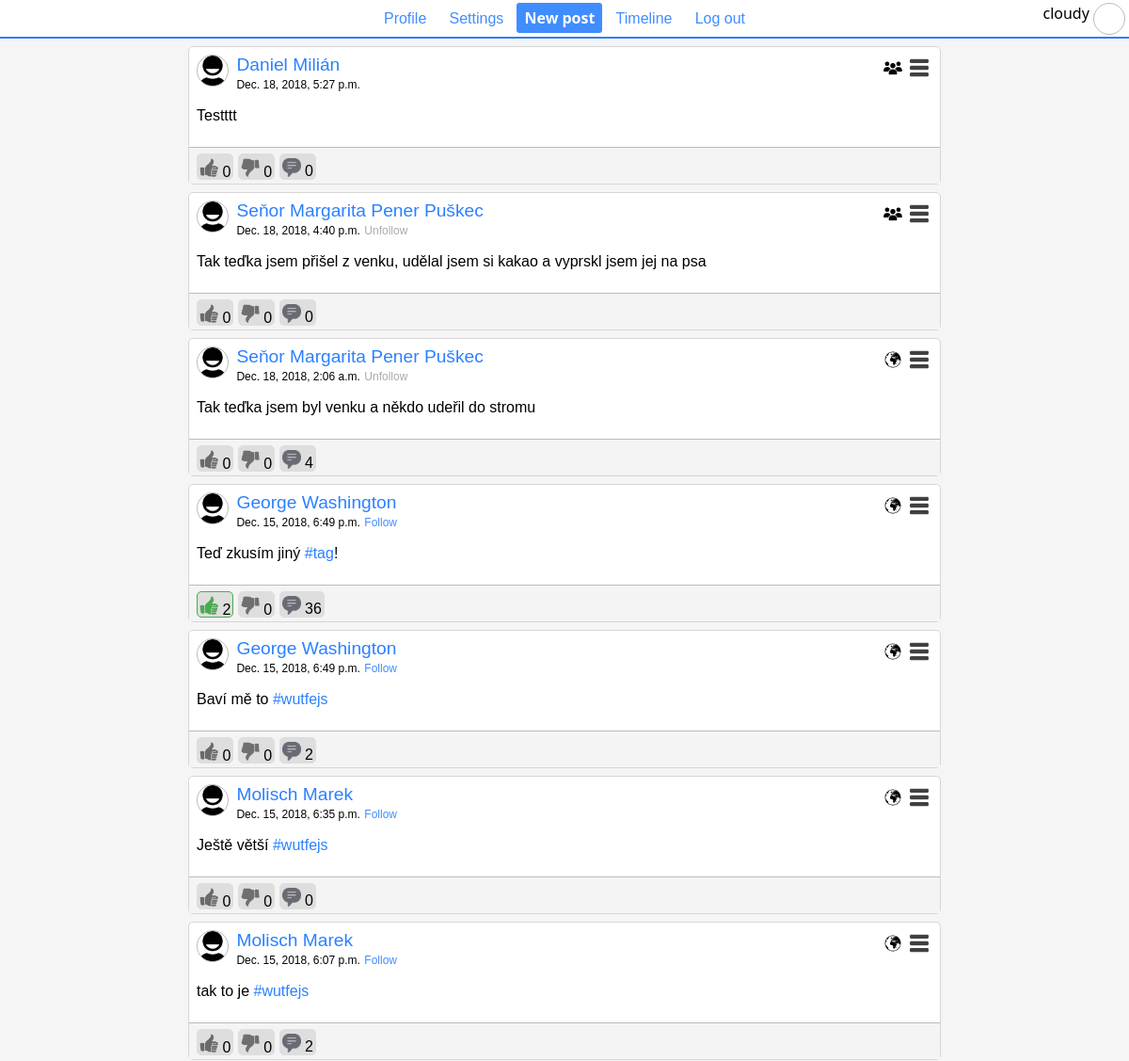
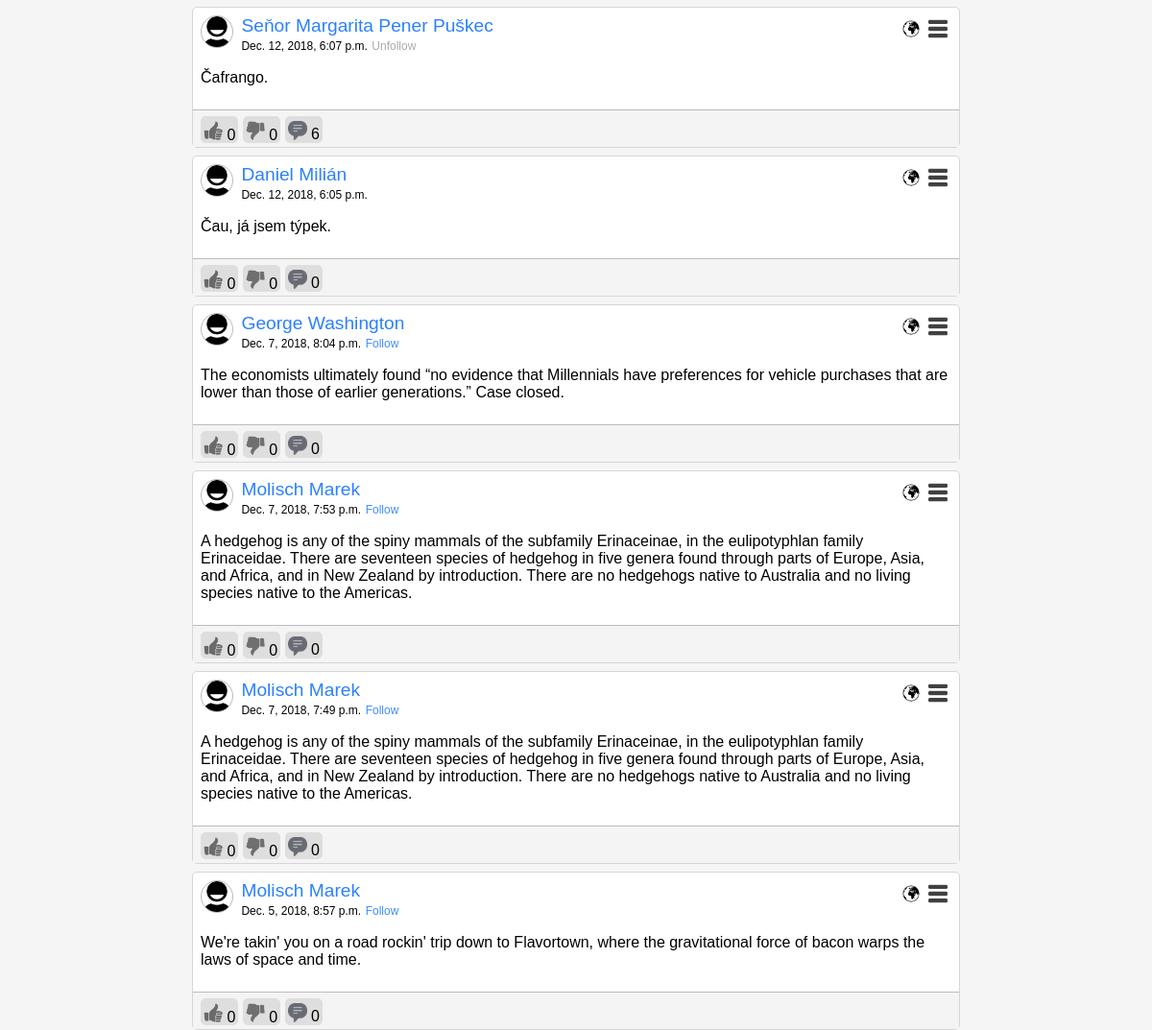
Before: / (signed in) with the older database file (2 pictures, top to bottom).
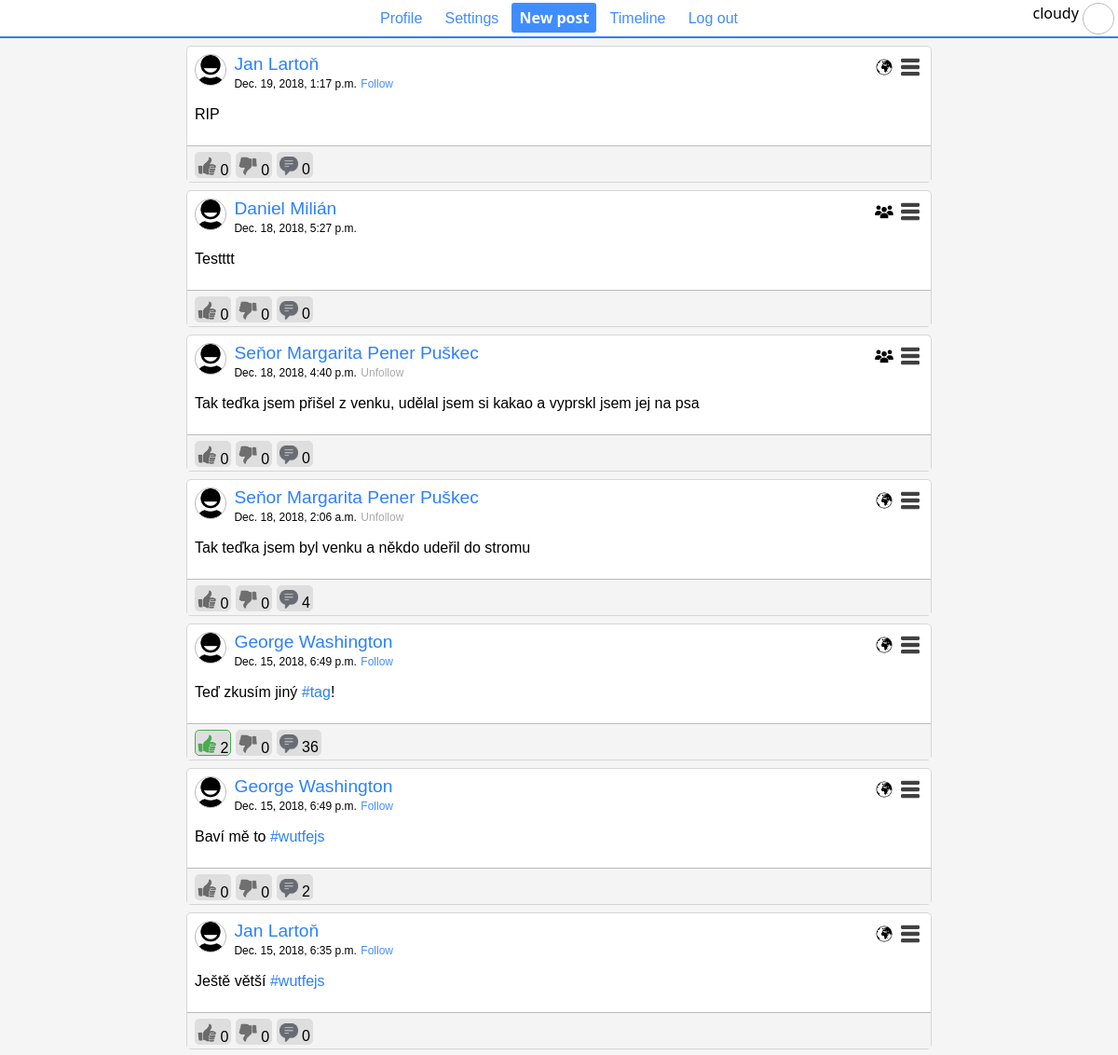
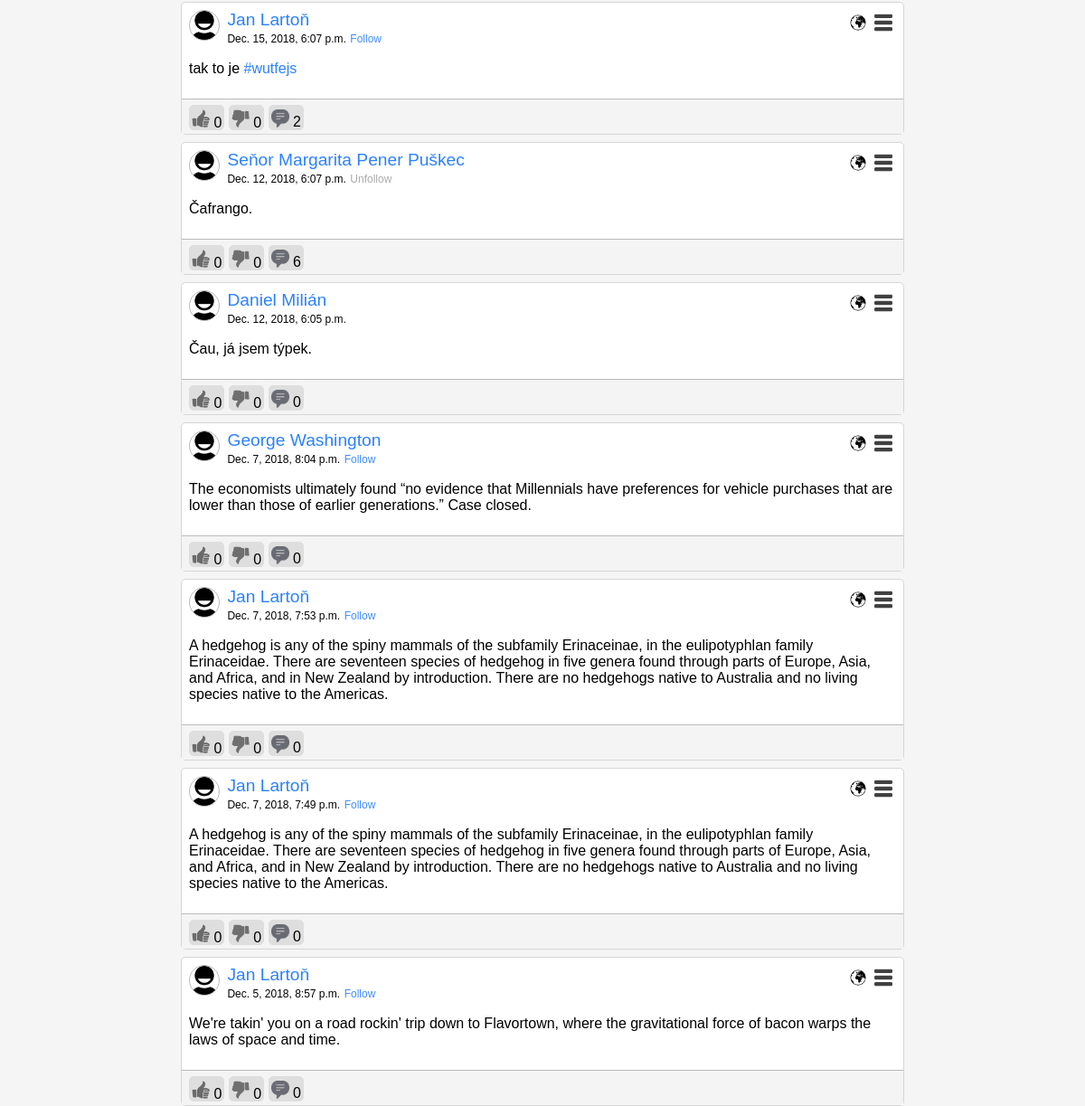
After: the same page with the newer database file (2 pictures, top to bottom).
### website/models.py (models this page shows, shortened)
class Post(models.Model):
    main_post = models.ForeignKey('Post', on_delete=models.CASCADE, null=True, blank=True, default=None)
    author = models.ForeignKey(Profile, on_delete=models.CASCADE)
    content = models.CharField(max_length=340)
    date = models.DateTimeField(auto_now=True)
    visibility = models.PositiveSmallIntegerField(
        default=Visibility.PUBLIC)  # 0: public, 1: friends, 2: myself; TODO: show posts only by visibility attribute.
    def get_thumbs_up(self):
        return len(Reaction.objects.all().filter(post=self, value=0))
    def get_thumbs_down(self):
        return len(Reaction.objects.all().filter(post=self, value=1))
    def get_thumb_value(self, user):
        profile = get_profile_by_user(user)
        if profile is None:
            raise ValueError("User must be user type or profile type.")
        try:
            reaction = Reaction.objects.get(post=self, author=profile)
            return reaction.value
        except ValueError:
            return -1
    def get_message_count(self):
        return len(Post.objects.all().filter(main_post=self))

class Profile(models.Model):
    user = models.OneToOneField(User, on_delete=models.CASCADE)
    description = models.CharField(max_length=140, default="")
    picture_url = models.CharField(max_length=256, default=None, blank=True, null=True)

### website/views.py (the view)
# urls.py: path('', views.index),
def index(request):
    if not request.user.is_authenticated:
        context = {
            "is_logged": True if request.user.is_authenticated else False,
        }
        rndr = "website/index.html"
    else:
        logged_user = Profile.objects.get(user=request.user) if request.user.is_authenticated else None
        context = {
            "posts": Post.objects.select_related("author").order_by("-date").filter(main_post=None).exclude(
                ~Q(author=logged_user), visibility=Visibility.MYSELF).exclude(
                Q(~Q(author__in=Follow.objects.filter(follower=logged_user).values("following")) & ~Q(
                    author=logged_user)), visibility=Visibility.FOLLOWERS)[:15],
            "logged_user": logged_user,
        }
        rndr = "website/timeline.html"
    return render(request, rndr, context)

### website/libs/model_utils.py (called while the page is built)
def get_profile_by_user(user):
    from website.models import Profile
    if isinstance(user, Profile):
        return user
    try:
        return Profile.objects.get(user=user)
    except ObjectDoesNotExist:
        return None

def is_user_followed_by(user, follower):
    from website.models import Follow
    user = get_profile_by_user(user)
    follower = get_profile_by_user(follower)
    try:
        Follow.objects.get(follower=follower, following=user)
        return True
    except ObjectDoesNotExist:
        return False
    pass

### website/templatetags/timeline.py (called while the page is built)
@register.filter(name="add_tags")
def post_with_tags(post):
    post_list = []
    tags = get_tags(post)
    not_tags = list(map(lambda part: escape(part), split(post)))
    for i, tag in enumerate(tags):
        post_list.append(not_tags[i])
        post_list.append('<a href="/tag/{}">'.format(tag) + '#' + tag + '</a>')
    post_list.append(not_tags[-1])
    return "".join(post_list)

@register.filter(name="thumb_value")
def get_thumb_value(value, user):
    user = get_profile_by_user(user)
    return value.get_thumb_value(user.user)

@register.filter(name="followed_by")
def is_followed_by(user1, user2):
    return is_user_followed_by(user1, user2)

### website/templates/website/timeline.html (shortened to what this page needs)
{% extends 'website/social.html' %}
{% load static %}
{% load timeline %}
{% block content %}
{% for post in posts %}
<div class="post" id="post_{{ post.id }}" postid={{ post.id }}>
    <div class="content">
        <div class="profile_picture" style="background-image:url('{{ post.author|get_profile_picture }}');" onclick="showPicture('{{ post.author|get_profile_picture }}');"></div>
        <div class="info">
            <a class="whole_name"
               href="/profile/{{ post.author.user.username }}">{{ post.author.user.get_full_name }}</a><br/>
            <a class="date">{{ post.date }}</a>
            {% if post.author != logged_user %}
            {% if post.author|followed_by:logged_user == False %}
            <a class="date_button blue" name="flw_{{ post.author.user.username }}"
               onclick="sendFollow('{{ post.author.user.username }}', 0);">Follow</a>
            {% else %}
            <a class="date_button gray" name="flw_{{ post.author.user.username }}"
               onclick="sendFollow('{{ post.author.user.username }}', 1);">Unfollow</a>
            {% endif %}
            {% endif %}
        </div>
        <div class="menu clickable"><img src="{% static "images/menu.png" %}" width="20"/></div>
        {% if post.author == logged_user %}
        <div class="menu clickable"
             onclick="showContextMenu([event.clientX, event.clientY], ['Public', 'Followers', 'Private'], ['setVisibility({{ post.id }},0)','setVisibility({{ post.id }},1)','setVisibility({{ post.id }},2)']);">
            {% else %}
            <div class="menu">
                {% endif %}
                {% if post.visibility == 0 %}
                <img src="{% static "images/world.png" %}" title="Public" width="20"/>
                {% elif post.visibility == 1 %}
                <img src="{% static "images/people.png" %}" title="Followers" width="20"/>
                {% elif post.visibility == 2 %}
                <img src="{% static "images/private.png" %}" title="Private" width="20"/>
                {% endif %}
            </div>
            {% autoescape off %}
            <p>{{ post.content|add_tags }}</p>
            {% endautoescape %}
        </div>
        <div class="reactions">
            {% if post|thumb_value:logged_user == 0 %}
            <div class="button g_used" onclick="sendThumb(this, {{ post.id }}, -1);"><img
                    src="{% static "images/thumb_up.png" %}" width="20"> <label>{{ post.get_thumbs_up }}</label>
            </div>
            {% else %}
            <div class="button" onclick="sendThumb(this, {{ post.id }}, 0);"><img
                    src="{% static "images/thumb_up_n.png" %}" width="20">
                <label>{{ post.get_thumbs_up }}</label>
            </div>
            {% endif %}
            {% if post|thumb_value:logged_user == 1 %}
            <div class="button r_used" onclick="sendThumb(this, {{ post.id }}, -1);"><img
                    src="{% static "images/thumb_down.png" %}"
                width="20"> <label>{{ post.get_thumbs_down }}</label></div>
            {% else %}
            <div class="button" onclick="sendThumb(this, {{ post.id }}, 1);"><img
                    src="{% static "images/thumb_down_n.png" %}"
                width="20"> <label>{{ post.get_thumbs_down }}</label></div>
            {% endif %}
            <div class="button" onclick="commentOnPost({{ post.id }})"><img src="{% static "images/messages.png" %}"
                width="20"> <label>{{ post.get_message_count }}</label>
            </div>
        </div>
    </div>
    {% endfor %}
    {% endblock %}

Changed rows visible on the page:
added Post: author.user.get_full_name "Jan Lartoň", date "Dec. 19, 2018, 1:17 p.m.", visibility 0 (drawn), content|add_tags "RIP", get_thumbs_up "0", get_thumbs_down "0", get_message_count "0"
changed through a linked row, Post "Ještě větší #wutfejs": author.user.get_full_name "Molisch Marek" → "Jan Lartoň"
changed through a linked row, Post "tak to je #wutfejs": author.user.get_full_name "Molisch Marek" → "Jan Lartoň"
changed through a linked row, Post "Dec. 7, 2018, 7:53 p.m.": author.user.get_full_name "Molisch Marek" → "Jan Lartoň"
changed through a linked row, Post "Dec. 7, 2018, 7:49 p.m.": author.user.get_full_name "Molisch Marek" → "Jan Lartoň"
changed through a linked row, Post "Dec. 5, 2018, 8:57 p.m.": author.user.get_full_name "Molisch Marek" → "Jan Lartoň"
